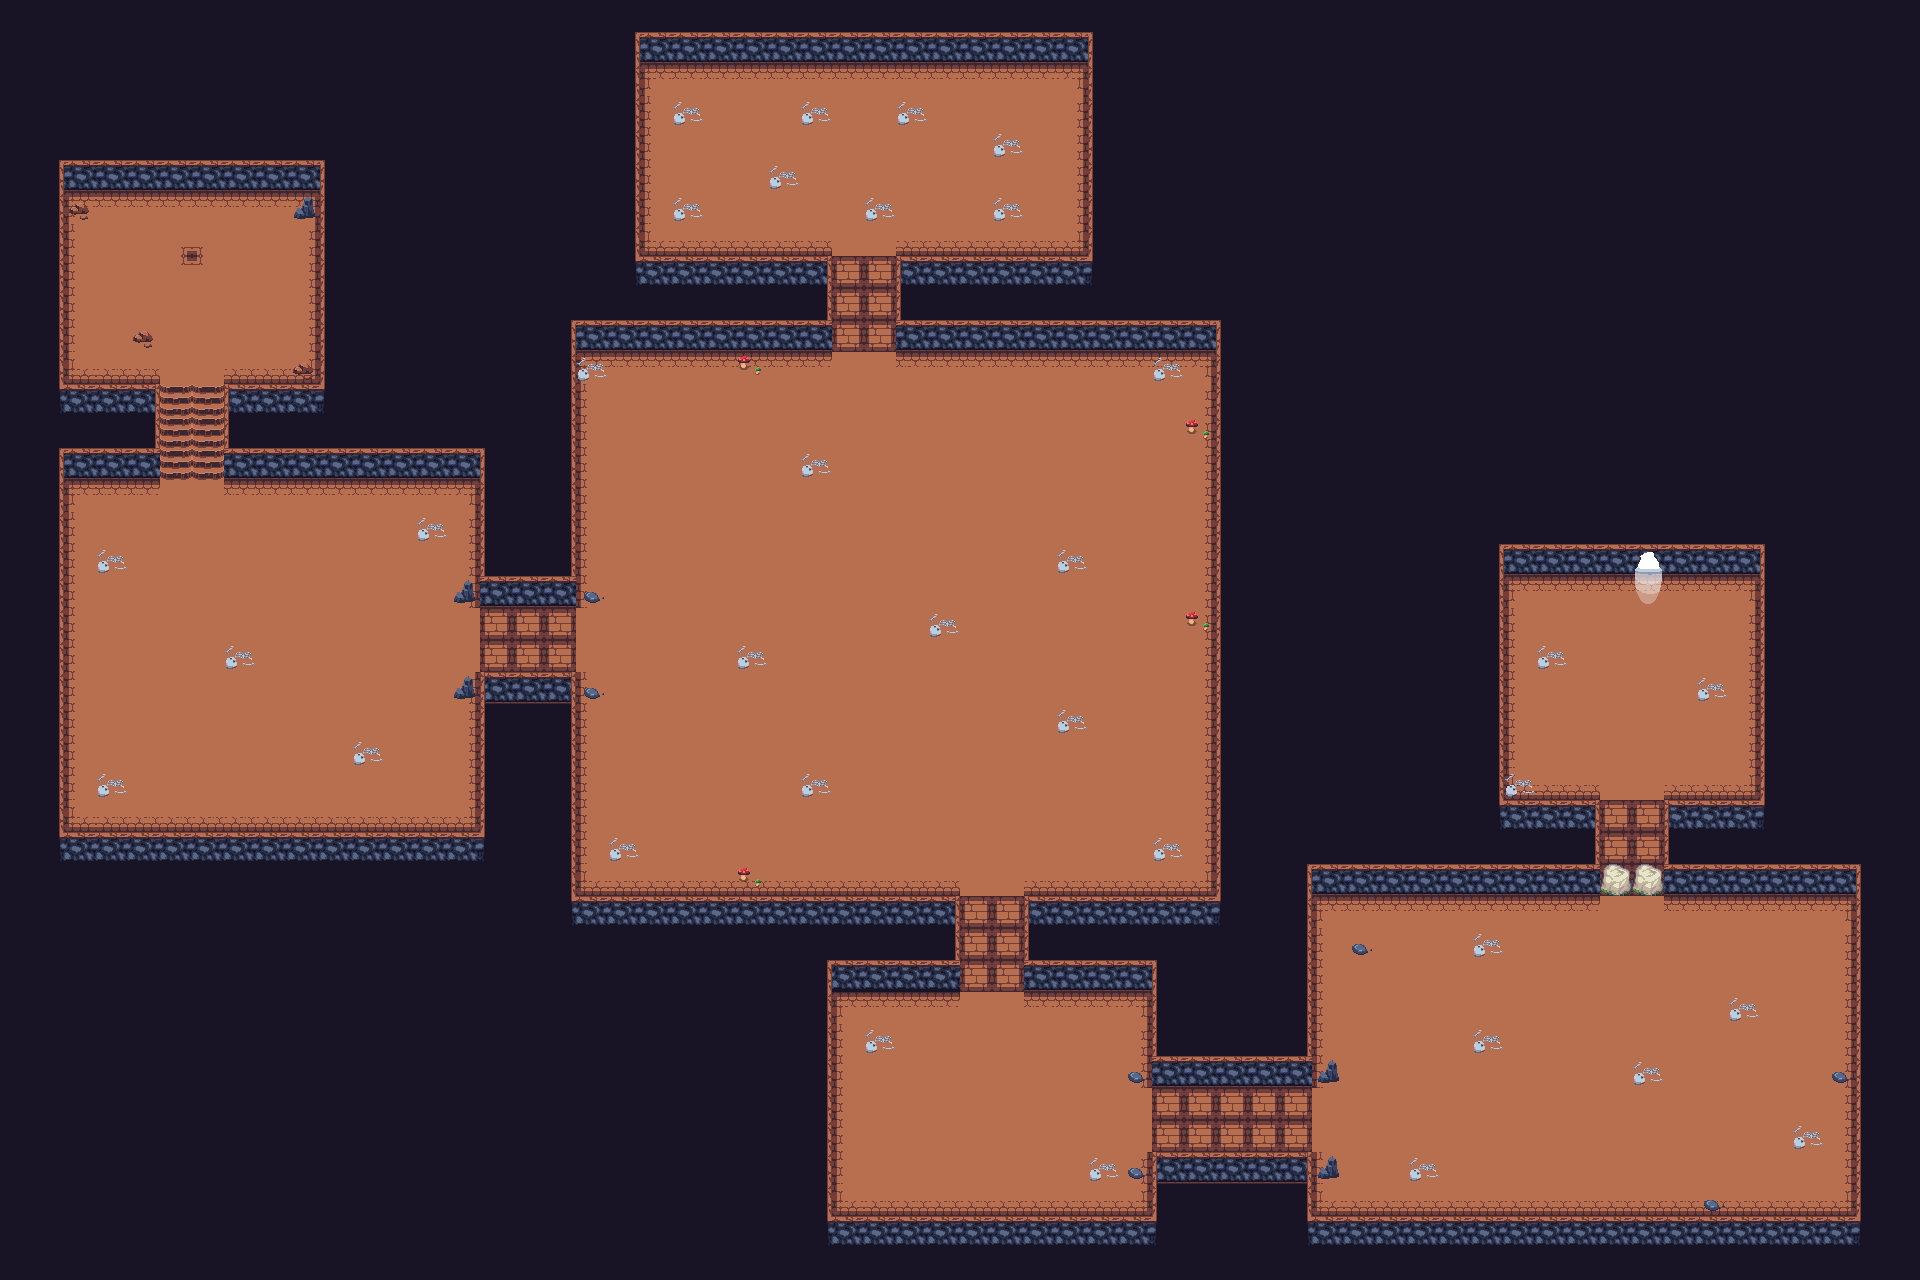

This is a level from a 2D game, rendered from its Tiled map with the project's own tilesets. A one-line summary and the map file follow, with tile-layer data summarised:
An orthogonal 60x40 tile map with 32x32 px tiles, 5 tile layers (below, world, above, exit, ...), 2 tilesets and 1 object (Spawn Point).

<map version="1.2" tiledversion="1.3.3" orientation="orthogonal" renderorder="right-down" width="60" height="40" tilewidth="32" tileheight="32" infinite="0" nextlayerid="7" nextobjectid="4">
 <editorsettings>
  <export target="level1.json" format="json" />
 </editorsettings>
 <tileset firstgid="1" name="dungeon_tile" tilewidth="32" tileheight="32" tilecount="64" columns="8">
  <image source="../images/dungeon_tile.png" width="256" height="256" />
  <tile id="0">
   <properties>
    <property name="collides" type="bool" value="true" />
   </properties>
  </tile>
  <tile id="1">
   <properties>
    <property name="collides" type="bool" value="true" />
   </properties>
  </tile>
  <tile id="2">
   <properties>
    <property name="collides" type="bool" value="true" />
   </properties>
  </tile>
  <tile id="3">
   <properties>
    <property name="collides" type="bool" value="true" />
   </properties>
  </tile>
  <tile id="4">
   <properties>
    <property name="collides" type="bool" value="false" />
   </properties>
  </tile>
  <tile id="5">
   <properties>
    <property name="collides" type="bool" value="true" />
   </properties>
  </tile>
  <tile id="6">
   <properties>
    <property name="collides" type="bool" value="false" />
   </properties>
  </tile>
  <tile id="7">
   <properties>
    <property name="collides" type="bool" value="false" />
   </properties>
  </tile>
  <tile id="8">
   <properties>
    <property name="collides" type="bool" value="true" />
   </properties>
  </tile>
  <tile id="9">
   <properties>
    <property name="collides" type="bool" value="true" />
   </properties>
  </tile>
  <tile id="10">
   <properties>
    <property name="collides" type="bool" value="true" />
   </properties>
  </tile>
  <tile id="11">
   <properties>
    <property name="collides" type="bool" value="true" />
   </properties>
  </tile>
  <tile id="12">
   <properties>
    <property name="collides" type="bool" value="false" />
   </properties>
  </tile>
  <tile id="13">
   <properties>
    <property name="collides" type="bool" value="true" />
   </properties>
  </tile>
  <tile id="14">
   <properties>
    <property name="collides" type="bool" value="false" />
   </properties>
  </tile>
  <tile id="15">
   <properties>
    <property name="collides" type="bool" value="false" />
   </properties>
  </tile>
  <tile id="16">
   <properties>
    <property name="collides" type="bool" value="true" />
   </properties>
  </tile>
  <tile id="17">
   <properties>
    <property name="collides" type="bool" value="true" />
   </properties>
  </tile>
  <tile id="18">
   <properties>
    <property name="collides" type="bool" value="true" />
   </properties>
  </tile>
  <tile id="19">
   <properties>
    <property name="collides" type="bool" value="true" />
   </properties>
  </tile>
  <tile id="20">
   <properties>
    <property name="collides" type="bool" value="false" />
   </properties>
  </tile>
  <tile id="21">
   <properties>
    <property name="collides" type="bool" value="true" />
   </properties>
  </tile>
  <tile id="22">
   <properties>
    <property name="collides" type="bool" value="false" />
   </properties>
  </tile>
  <tile id="23">
   <properties>
    <property name="collides" type="bool" value="false" />
   </properties>
  </tile>
  <tile id="24">
   <properties>
    <property name="collides" type="bool" value="false" />
   </properties>
  </tile>
  <tile id="25">
   <properties>
    <property name="collides" type="bool" value="false" />
   </properties>
  </tile>
  <tile id="26">
   <properties>
    <property name="collides" type="bool" value="false" />
   </properties>
  </tile>
  <tile id="27">
   <properties>
    <property name="collides" type="bool" value="false" />
   </properties>
  </tile>
  <tile id="28">
   <properties>
    <property name="collides" type="bool" value="false" />
   </properties>
  </tile>
  <tile id="29">
   <properties>
    <property name="collides" type="bool" value="false" />
   </properties>
  </tile>
  <tile id="30">
   <properties>
    <property name="collides" type="bool" value="false" />
   </properties>
  </tile>
  <tile id="31">
   <properties>
    <property name="collides" type="bool" value="false" />
   </properties>
  </tile>
  <tile id="32">
   <properties>
    <property name="collides" type="bool" value="false" />
   </properties>
  </tile>
  <tile id="33">
   <properties>
    <property name="collides" type="bool" value="false" />
   </properties>
  </tile>
  <tile id="34">
   <properties>
    <property name="collides" type="bool" value="false" />
   </properties>
  </tile>
  <tile id="35">
   <properties>
    <property name="collides" type="bool" value="false" />
   </properties>
  </tile>
  <tile id="36">
   <properties>
    <property name="collides" type="bool" value="false" />
   </properties>
  </tile>
  <tile id="37">
   <properties>
    <property name="collides" type="bool" value="false" />
   </properties>
  </tile>
  <tile id="38">
   <properties>
    <property name="collides" type="bool" value="false" />
   </properties>
  </tile>
  <tile id="39">
   <properties>
    <property name="collides" type="bool" value="false" />
   </properties>
  </tile>
  <tile id="40">
   <properties>
    <property name="collides" type="bool" value="false" />
   </properties>
  </tile>
  <tile id="41">
   <properties>
    <property name="collides" type="bool" value="false" />
   </properties>
  </tile>
  <tile id="42">
   <properties>
    <property name="collides" type="bool" value="false" />
   </properties>
  </tile>
  <tile id="43">
   <properties>
    <property name="collides" type="bool" value="false" />
   </properties>
  </tile>
  <tile id="44">
   <properties>
    <property name="collides" type="bool" value="false" />
   </properties>
  </tile>
  <tile id="45">
   <properties>
    <property name="collides" type="bool" value="false" />
   </properties>
  </tile>
  <tile id="46">
   <properties>
    <property name="collides" type="bool" value="false" />
   </properties>
  </tile>
  <tile id="47">
   <properties>
    <property name="collides" type="bool" value="false" />
   </properties>
  </tile>
  <tile id="48">
   <properties>
    <property name="collides" type="bool" value="false" />
   </properties>
  </tile>
  <tile id="49">
   <properties>
    <property name="collides" type="bool" value="false" />
   </properties>
  </tile>
  <tile id="50">
   <properties>
    <property name="collides" type="bool" value="false" />
   </properties>
  </tile>
  <tile id="51">
   <properties>
    <property name="collides" type="bool" value="false" />
   </properties>
  </tile>
  <tile id="52">
   <properties>
    <property name="collides" type="bool" value="false" />
   </properties>
  </tile>
  <tile id="53">
   <properties>
    <property name="collides" type="bool" value="false" />
   </properties>
  </tile>
  <tile id="54">
   <properties>
    <property name="collides" type="bool" value="false" />
   </properties>
  </tile>
  <tile id="55">
   <properties>
    <property name="collides" type="bool" value="false" />
   </properties>
  </tile>
  <tile id="56">
   <properties>
    <property name="collides" type="bool" value="false" />
   </properties>
  </tile>
  <tile id="57">
   <properties>
    <property name="collides" type="bool" value="false" />
   </properties>
  </tile>
  <tile id="58">
   <properties>
    <property name="collides" type="bool" value="false" />
   </properties>
  </tile>
  <tile id="59">
   <properties>
    <property name="collides" type="bool" value="false" />
   </properties>
  </tile>
  <tile id="60">
   <properties>
    <property name="collides" type="bool" value="false" />
   </properties>
  </tile>
  <tile id="61">
   <properties>
    <property name="collides" type="bool" value="false" />
   </properties>
  </tile>
  <tile id="62">
   <properties>
    <property name="collides" type="bool" value="false" />
   </properties>
  </tile>
  <tile id="63">
   <properties>
    <property name="collides" type="bool" value="false" />
   </properties>
  </tile>
 </tileset>
 <tileset firstgid="65" name="tiles" tilewidth="32" tileheight="32" tilecount="256" columns="16">
  <image source="../images/tiles.png" width="512" height="512" />
  <tile id="27">
   <properties>
    <property name="collides" type="bool" value="true" />
   </properties>
  </tile>
  <tile id="60">
   <properties>
    <property name="collides" type="bool" value="true" />
   </properties>
  </tile>
 </tileset>
 <layer id="1" name="below" width="60" height="40">
  <data>[2400 cells, 2400 non-empty, 16 distinct tile ids]</data>
 </layer>
 <layer id="2" name="world" width="60" height="40">
  <data>[2400 cells, 373 non-empty, 13 distinct tile ids]</data>
 </layer>
 <layer id="3" name="above" width="60" height="40">
  <data>[2400 cells, 20 non-empty, 2 distinct tile ids]</data>
 </layer>
 <layer id="5" name="exit" width="60" height="40">
  <data>[2400 cells, 2 non-empty, 2 distinct tile ids]</data>
 </layer>
 <layer id="6" name="obstacle" width="60" height="40">
  <data>[2400 cells, 2 non-empty, 1 distinct tile ids]</data>
 </layer>
 <objectgroup id="4" name="Spawn">
  <object id="3" name="Spawn Point" x="192" y="254">
   <point />
  </object>
 </objectgroup>
</map>
